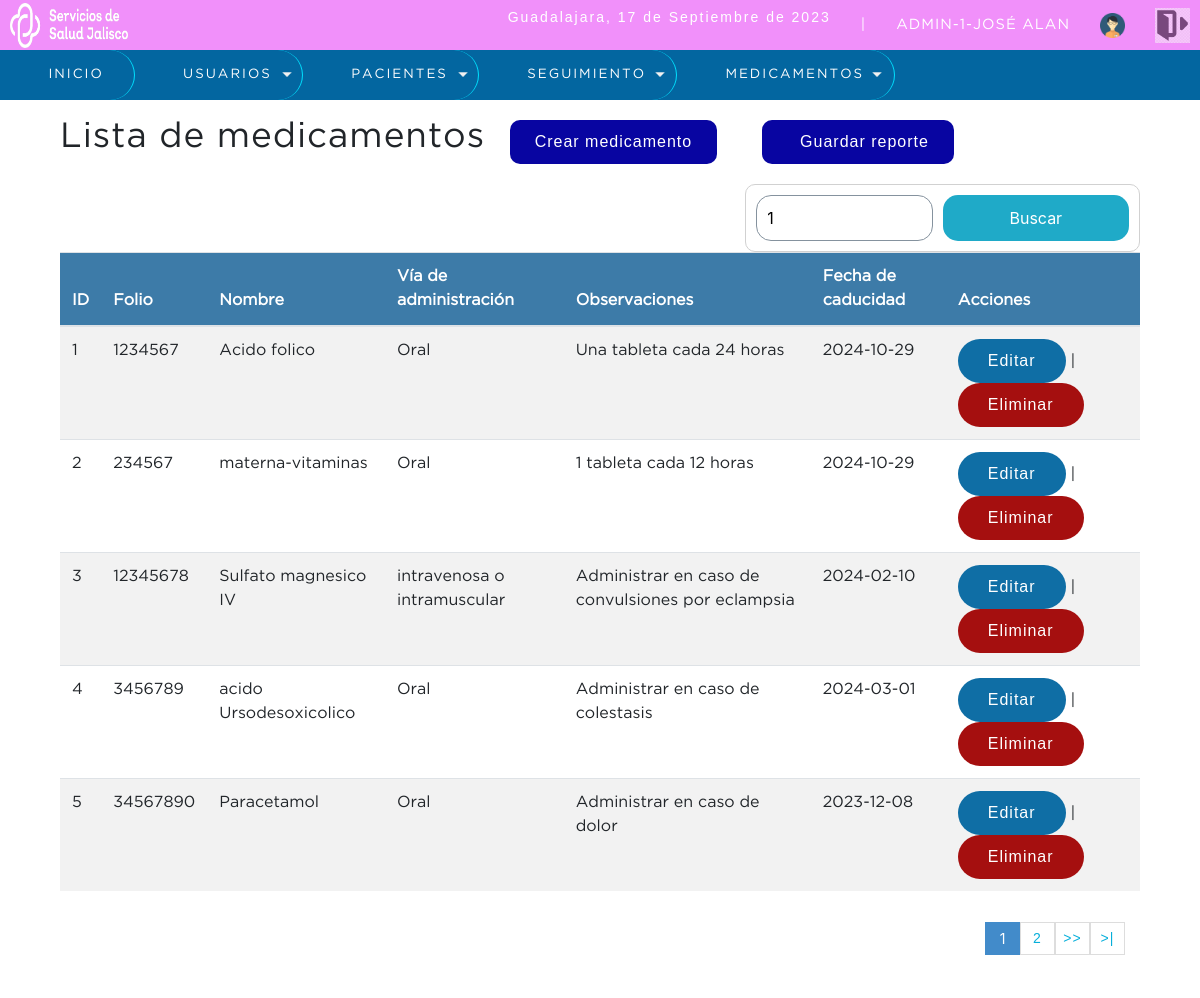
/sistema/buscar_medicamento.php?busqueda=1 (signed in), run on the app's committed database.
### tables this page shows
CREATE TABLE `medicamentos` (
  `idmedicamento` int(11) NOT NULL,
  `folio` int(11) NOT NULL,
  `nombre_medicamento` varchar(50) NOT NULL,
  `via_administracion` varchar(50) NOT NULL,
  `observaciones` varchar(50) NOT NULL,
  `fecha_caducidad` date NOT NULL,
  `usuario_id` int(11) NOT NULL,
  `estatus` tinyint(1) NOT NULL DEFAULT 1
);

### sistema/buscar_medicamento.php (the view, shortened to what this page needs)
<?php
	include "../conexion.php";
 ?>
<!DOCTYPE html>
<html lang="en">
<head>
	<?php include "includes/scripts.php"; ?>
</head>
<body>
	<?php include "includes/header.php"; ?>
	<section id="container">
		<?php
			$busqueda = strtolower($_REQUEST['busqueda']);
		 ?>
		<h1>Lista de medicamentos</h1>
		<a href="registro_medicamento.php" class="btn_new">Crear medicamento</a>
		<a href="reporte_busqueda_medicamento.php?busqueda=<?php echo $busqueda?>" class="btn_new"><i class="fa-solid fa-floppy-disk"></i>Guardar reporte</a>
		<form action="buscar_medicamento.php" method="get" class="form_search">
			<input type="text" name="busqueda" id="busqueda" placeholder="Buscar" value="<?php echo $busqueda; ?>">
			<input type="submit" value="Buscar" class="btn_search">
		</form>
		<table id="lista"  class="table table-striped">
			<thead>
			<tr>
				<th>ID</th>
				<th>Folio</th>
				<th>Nombre</th>
				<th>V&iacute;a de administraci&oacute;n</th>
				<th>Observaciones</th>
				<th>Fecha de caducidad</th>
				<th>Acciones</th>
			</tr>
			</thead>
			<tbody>
		<?php
			$sql_registe = mysqli_query($conection,"SELECT COUNT(*) as total_registro FROM medicamentos
																WHERE ( idmedicamento LIKE '%$busqueda%' OR
																        folio LIKE '%$busqueda%' OR
																        nombre_medicamento LIKE '%$busqueda%' OR
																		via_administracion LIKE '%$busqueda%' OR
																		observaciones LIKE '%$busqueda%' OR
																		fecha_caducidad LIKE '%$busqueda%')
																AND estatus = 1  ");
			$result_register = mysqli_fetch_array($sql_registe);
			$total_registro = $result_register['total_registro'];
			$por_pagina = 5;
			if(empty($_GET['pagina']))
			{
				$pagina = 1;
			}else{
				$pagina = (int)$_GET['pagina'];
			}
			$desde = ($pagina-1) * $por_pagina;
			$total_paginas = ceil($total_registro / $por_pagina);
			$query = mysqli_query($conection,"SELECT * FROM medicamentos
										WHERE
										( idmedicamento LIKE '%$busqueda%' OR
																        folio LIKE '%$busqueda%' OR
																        nombre_medicamento LIKE '%$busqueda%' OR
																		via_administracion LIKE '%$busqueda%' OR
																		observaciones LIKE '%$busqueda%' OR
																		fecha_caducidad LIKE '%$busqueda%')
										AND
										estatus = 1 ORDER BY idmedicamento ASC LIMIT $desde,$por_pagina
				");
			$result = mysqli_num_rows($query);
			if($result > 0){
				while ($data = mysqli_fetch_array($query)) {
			?>
				<tr>
					<td><?php echo $data["idmedicamento"]; ?></td>
					<td><?php echo $data["folio"]; ?></td>
					<td><?php echo $data["nombre_medicamento"]; ?></td>
					<td><?php echo $data["via_administracion"]; ?></td>
					<td><?php echo $data["observaciones"]; ?></td>
					<td><?php echo $data["fecha_caducidad"]; ?></td>
					<td>
						<a class="link_edit" href="editar_medicamento.php?id=<?php echo $data["idmedicamento"]; ?>">Editar</a>
					<?php if($_SESSION['rol'] != 1 || $_SESSION['rol'] != 2){ ?>
						|
						<a class="link_delete" href="eliminar_confirmar_medicamentos.php?id=<?php echo $data["idmedicamento"]; ?>">Eliminar</a>
					<?php } ?>
					</td>
				</tr>
		<?php
				}
			}
		 ?>
		</tbody>
		</table>
<?php
	if($total_registro != 0)
	{
 ?>
		<div class="paginador">
			<ul>
			<?php
				for ($i=1; $i <= $total_paginas; $i++) {
					if($i == $pagina)
					{
						echo '<li class="pageSelected">'.$i.'</li>';
					}else{
						echo '<li><a href="?pagina='.$i.'&busqueda='.$busqueda.'">'.$i.'</a></li>';
					}
				}
				if($pagina != $total_paginas)
				{
			 ?>
				<li><a href="?pagina=<?php echo $pagina + 1; ?>&busqueda=<?php echo $busqueda; ?>">>></a></li>
				<li><a href="?pagina=<?php echo $total_paginas; ?>&busqueda=<?php echo $busqueda; ?> ">>|</a></li>
			<?php } ?>
			</ul>
		</div>
<?php } ?>
	</section>
</body>
</html>

### sistema/css/style.css (style rules this page uses)
* { margin: 0; padding: 0; box-sizing: border-box; }
body { background: #fdffff; }
h1, h2, h3, h4, h5, h6 { font-family: 'GothamBook'; font-weight: bold; letter-spacing: 1px; }
h1 { font-size: 26px; }
a { text-decoration: none; font-family: arial; letter-spacing: 1px; }
#container { padding: 100px 60px 60px; }
form { background: #f3eff3fd; margin: auto; padding: 70px 80px; border: 1px solid #d1d1d1; }
input,select { display: block; width: 100%; font-size: 15pt; padding: 10px; border: 1px solid #85929e; border-radius: 15px; }
#container h1 { font-size: 35px; display: inline-block; }
.btn_new { display: inline-block; background: #0805a1; color: #FFF; padding: 10px 25px; border-radius: 10px; margin: 20px; }
table { border-collapse: collapse; font-size: 12pt; font-family: 'GothamBook'; width: 100%; }
table th { text-align: left; padding: 10px; background: #3d7ba8; color: #FFF; }
table tr:nth-child(odd) { background: #FFF; }
table td { padding: 10px; }
.link_edit { background-color: #0f6ea5; border-radius: 30px; border: none; color: white; padding: 10px 30px; text-align: center; text-decoration: none; display: inline-block; font-size: 16px; }
.link_delete { background-color: #a50f0f; border-radius: 30px; border: none; color: white; padding: 10px 30px; text-align: center; text-decoration: none; display: inline-block; font-size: 16px; }
.paginador ul { padding: 15px; list-style: none; background: #FFF; margin-top: 15px; display: -webkit-flex; display: -moz-flex; display: -ms-flex; display: -o-flex; display: flex; justify-content: flex-end; }
.paginador a, .pageSelected { color: #07afda; border: 1px solid #ddd; padding: 5px; display: inline-block; font-size: 14px; text-align: center; width: 35px; }
.pageSelected { color: #FFF; background: #428bca; border: 1px solid #428bca; }
.form_search { display: -webkit-flex; display: -moz-flex; display: -ms-flex; display: -o-flex; display: flex; float: right; background: initial; padding: 10px; border-radius: 10px; }
.form_search .btn_search { background: #1faac8; color: #FFF; padding: 0 20px; border: 0; cursor: pointer; margin-left: 10px; }

### data on the page
medicamentos: idmedicamento "1", folio "1234567", nombre_medicamento "Acido folico", via_administracion "Oral", observaciones "Una tableta cada 24 horas", fecha_caducidad "2024-10-29"
medicamentos: idmedicamento "2", folio "234567", nombre_medicamento "materna-vitaminas", via_administracion "Oral", observaciones "1 tableta cada 12 horas", fecha_caducidad "2024-10-29"
medicamentos: idmedicamento "3", folio "12345678", nombre_medicamento "Sulfato magnesico IV", via_administracion "intravenosa o intramuscular", observaciones "Administrar en caso de convulsiones por eclampsia", fecha_caducidad "2024-02-10"
medicamentos: idmedicamento "4", folio "3456789", nombre_medicamento "acido Ursodesoxicolico", via_administracion "Oral", observaciones "Administrar en caso de colestasis", fecha_caducidad "2024-03-01"
medicamentos: idmedicamento "5", folio "34567890", nombre_medicamento "Paracetamol", via_administracion "Oral", observaciones "Administrar en caso de dolor", fecha_caducidad "2023-12-08"

### other printed values
fecha() "17 de Septiembre de 2023"
$_SESSION['user'] "ADMIN"
$_SESSION['rol'] "1"
$_SESSION['nombre'] "JOSÉ ALAN"
